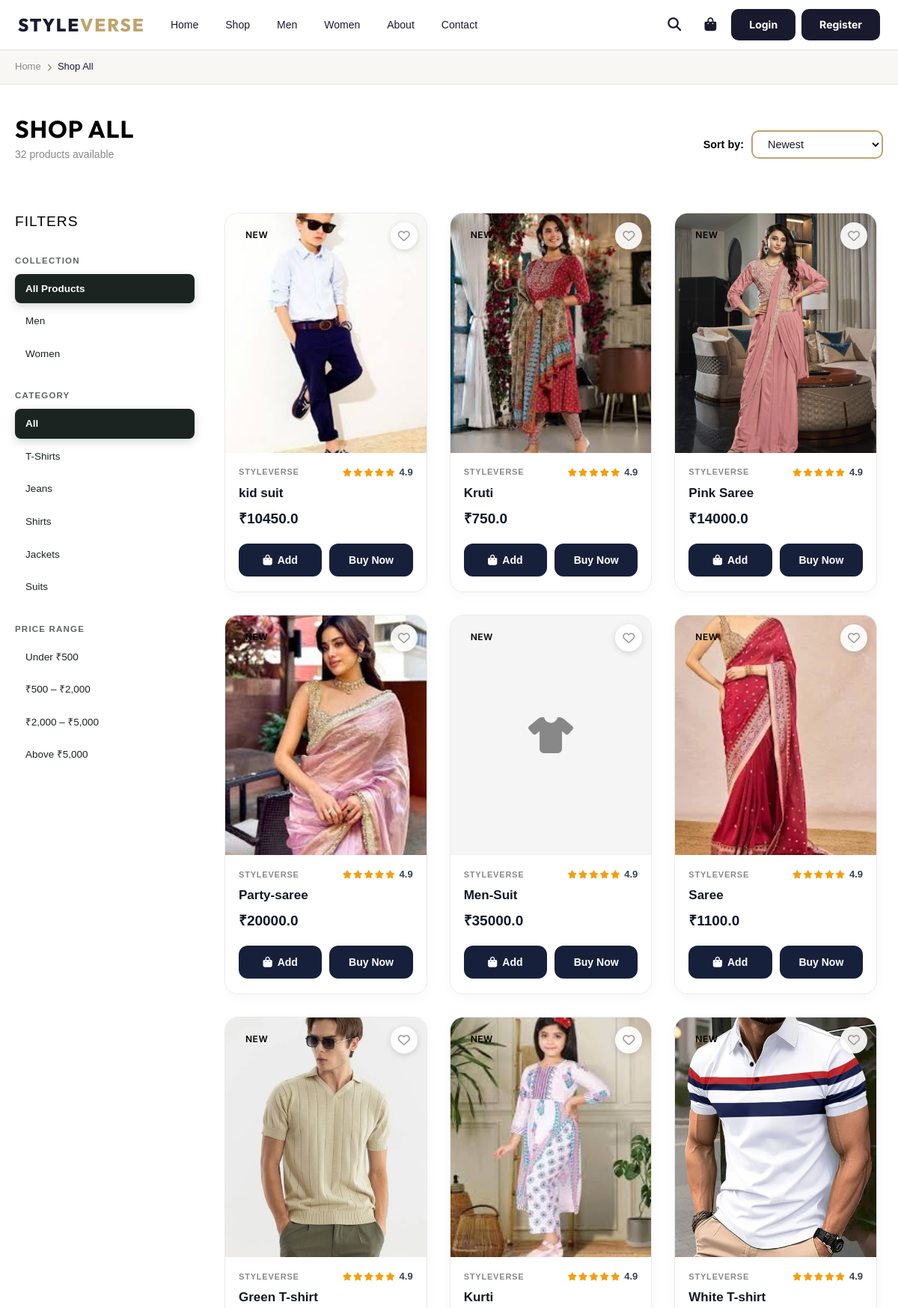
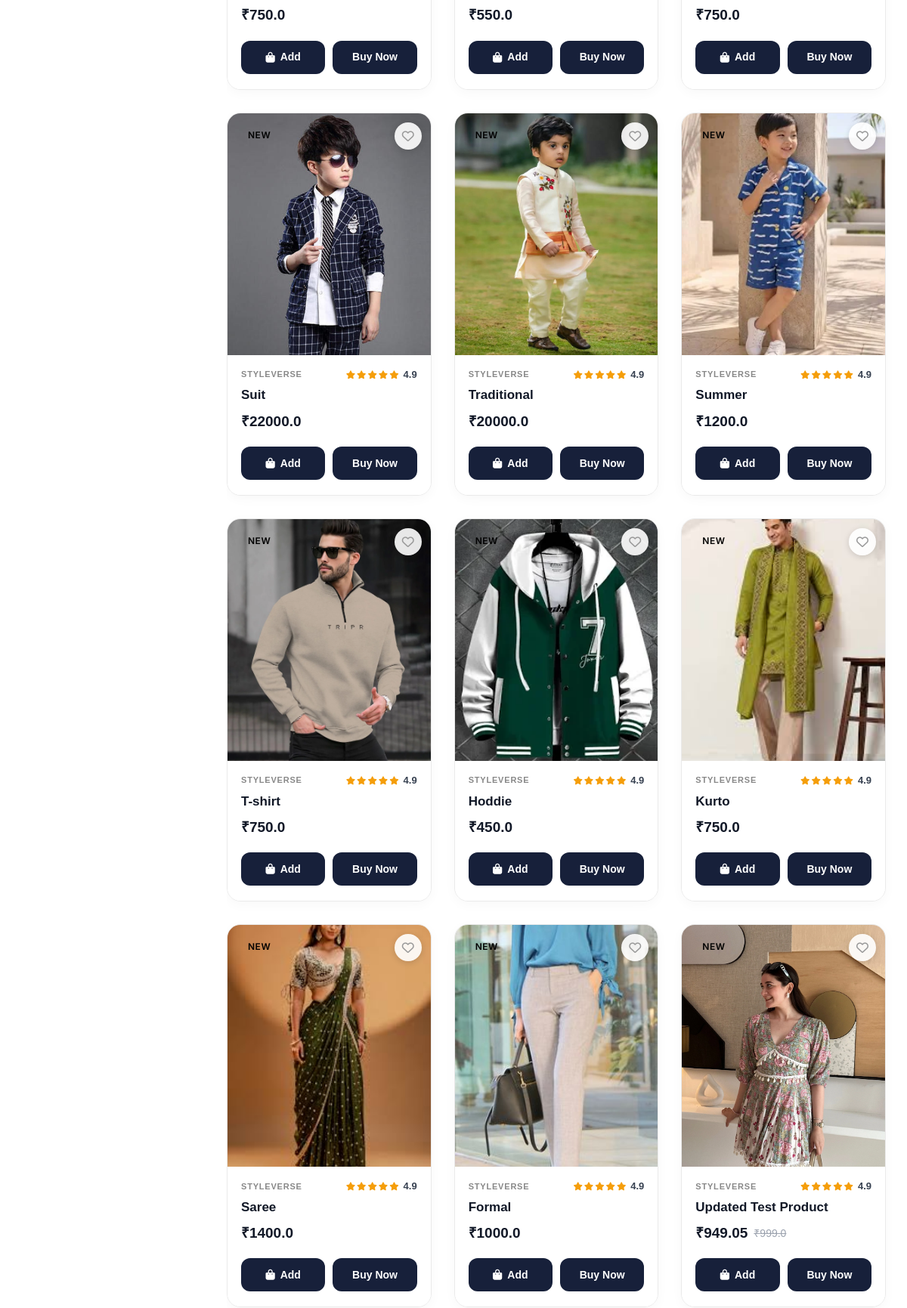
Screenshot of /details/ (upper part) with the database file from the repository (2 pictures, top to bottom).
### shopapp/models.py (models this page shows, shortened)
class Product(models.Model):
    name = models.CharField(max_length=50)
    price = models.FloatField()
    discount = models.FloatField(default=0, help_text='Discount percentage (0-100)')
    stock = models.IntegerField(default=25, help_text='Stock quantity available')
    image = models.ImageField(upload_to='Product')
    created_by = models.ForeignKey(User, on_delete=models.SET_NULL, null=True, blank=True, related_name='added_general_products', help_text='Sub-Admin who added this product')
    def get_discounted_price(self):
        if self.discount > 0:
            return round(self.price * (1 - self.discount / 100), 2)
        return self.price
    @property
    def image_url(self):
        try:
            if not self.image:
                return ''
            full_path = os.path.join(settings.MEDIA_ROOT, str(self.image))
            if not os.path.exists(full_path):
                return ''
            return self.image.url
        except (ValueError, AttributeError):
            return ''
    @property
    def model_name(self):
        return 'product'

### shopapp/views.py (the view)
# urls.py: path('details/', views.product_list, name='product_list'),
def product_list(request):
    sort_by = request.GET.get('sort', '-pk')
    allowed = ['-pk', 'pk', 'price', '-price']
    if sort_by not in allowed:
        sort_by = '-pk'
    products = get_all_combined_products(sort_by)
    wishlist_ids = set()
    if request.user.is_authenticated:
        wishlist_ids = set(
            Wishlist.objects.filter(user=request.user).values_list('object_id', flat=True)
        )
    return render(request, 'products/product_list.html', {
        'img': products,
        'wishlist_ids': wishlist_ids,
        'sort_by': sort_by,
    })

### shopapp/context_processors.py (called while the page is built)
def cart_context(request):
    cart = request.session.get('cart', {})
    cart_count = sum(item.get('quantity', 0) for item in cart.values())
    return {'cart_count': cart_count}

def wishlist_context(request):
    wishlist_count = 0
    if request.user.is_authenticated:
        wishlist_count = Wishlist.objects.filter(user=request.user).count()
    return {'wishlist_count': wishlist_count}

def admin_approval_context(request):
    pending_approval_count = 0
    if request.user.is_authenticated and (request.user.is_staff or request.user.is_superuser):
        if request.user.is_superuser:
            pending_approval_count = ProductRequest.objects.filter(status='pending').count()
        else:
            pending_approval_count = ProductRequest.objects.filter(user=request.user, status='pending').count()
    return {'pending_approval_count': pending_approval_count}

### shopapp/models.py (called while the page is built)
    def get_discounted_price(self):
        if self.discount > 0:
            return round(self.price * (1 - self.discount / 100), 2)
        return self.price

    @property
    def image_url(self):
        try:
            if not self.image:
                return ''
            full_path = os.path.join(settings.MEDIA_ROOT, str(self.image))
            if not os.path.exists(full_path):
                return ''
            return self.image.url
        except (ValueError, AttributeError):
            return ''

    @property
    def model_name(self):
        return 'men'

    def get_discounted_price(self):
        if self.discount > 0:
            return round(self.price * (1 - self.discount / 100), 2)
        return self.price

    @property
    def image_url(self):
        try:
            if not self.image:
                return ''
            full_path = os.path.join(settings.MEDIA_ROOT, str(self.image))
            if not os.path.exists(full_path):
                return ''
            return self.image.url
        except (ValueError, AttributeError):
            return ''

    @property
    def model_name(self):
        return 'women'

### shopapp/views.py (called while the page is built)
def get_all_combined_products(sort_by='-pk'):
    p1 = list(Product.objects.all())
    p2 = list(Men.objects.all())
    p3 = list(Women.objects.all())
    all_prods = p1 + p2 + p3
    reverse = sort_by.startswith('-')
    all_prods.sort(key=lambda x: x.pk, reverse=reverse)
    return all_prods

### templates/products/product_list.html (shortened to what this page needs)
{% extends 'base.html' %}
{% load static %}
{% block content %}
<div class="sv-breadcrumb">
  <div class="sv-container">
    <a href="{% url 'index' %}">Home</a>
    <i class="fa fa-chevron-right"></i>
    <span>Shop All</span>
  </div>
</div>
<section class="sv-section">
  <div class="sv-container">
    <div class="sv-shop-header">
      <div>
        <h1 class="sv-page-title" style="margin-bottom:4px;">Shop All</h1>
        <p style="color:var(--sv-muted);font-size:14px;">{{ img|length }} products available</p>
      </div>
      <form method="GET" action="" class="sv-shop-sort">
        <label>Sort by:</label>
        <select name="sort" class="sv-input" onchange="this.form.submit()">
          <option value="-pk" {% if sort_by == "-pk" %}selected{% endif %}>Newest</option>
        </select>
      </form>
    </div>
    <div class="sv-shop-layout">
      <aside class="sv-filters">
        <h3>Filters</h3>
        <div class="sv-filter-group">
          <h4>Collection</h4>
          <a href="{% url 'product_list' %}" class="{% if request.path == '/details/' %}active{% endif %}">All
            Products</a>
          <a href="{% url 'men' %}" class="{% if request.path == '/men/' %}active{% endif %}">Men</a>
          <a href="{% url 'women' %}" class="{% if request.path == '/women/' %}active{% endif %}">Women</a>
        </div>
        <div class="sv-filter-group">
          <h4>Category</h4>
          <a href="#" class="active">All</a>
          <a href="#">T-Shirts</a>
          <a href="#">Jeans</a>
          <a href="#">Shirts</a>
          <a href="#">Jackets</a>
          <a href="#">Suits</a>
        </div>
        <div class="sv-filter-group">
          <h4>Price Range</h4>
          <a href="#">Under ₹500</a>
          <a href="#">₹500 – ₹2,000</a>
          <a href="#">₹2,000 – ₹5,000</a>
          <a href="#">Above ₹5,000</a>
        </div>
      </aside>
      <main>
        {% if img %}
        <div class="sv-product-grid sv-product-grid--shop">
          {% include 'products/product_card.html' with products=img %}
        </div>
        {% endif %}
      </main>
    </div>
  </div>
</section>
{% endblock %}

### templates/products/product_card.html (shortened to what this page needs)
{% load static %}
{% for product in products %}
<div class="sv-product-card">
  <div class="sv-product-img-wrapper">
    {% if product.image_url %}
    <img src="{{ product.image_url }}" alt="{{ product.name }}" class="sv-product-img" loading="lazy" onerror="this.outerHTML='<div class=\'sv-product-card__placeholder\'><i class=\'fa fa-shirt\'></i></div>'">
    {% else %}
    <div class="sv-product-card__placeholder"></div>
    {% endif %}
    <span class="sv-tag-badge">NEW</span>
    <form method="POST" action="{% url 'toggle_wishlist' %}" class="sv-wishlist-form">
      <button type="submit" class="sv-wishlist-btn" title="Add to Wishlist">
        {% if product.pk in wishlist_ids %}
        <i class="fa-solid fa-heart sv-heart--active"></i>
        {% else %}
        <i class="fa-regular fa-heart"></i>
        {% endif %}
      </button>
    </form>
  </div>
  <div class="sv-product-card__info">
    <div class="sv-product-card__meta">
      <span class="sv-product-card__brand">STYLEVERSE</span>
      <div class="sv-product-card__rating">
        <i class="fa-solid fa-star"></i>
        <i class="fa-solid fa-star"></i>
        <i class="fa-solid fa-star"></i>
        <i class="fa-solid fa-star"></i>
        <i class="fa-solid fa-star"></i>
        <span class="sv-rating-num">4.9</span>
      </div>
    </div>
    <a href="{% url 'product_detail' product.pk %}{% if product.model_name %}?type={{ product.model_name }}{% endif %}" class="sv-product-card__name" title="{{ product.name }}">{{ product.name }}</a>
    <div class="sv-product-card__price-row">
      {% if product.discount > 0 %}
      <span class="sv-price">₹{{ product.get_discounted_price }}</span>
      <span class="sv-price--original">₹{{ product.price }}</span>
      {% else %}
      <span class="sv-price">₹{{ product.price }}</span>
      {% endif %}
    </div>
    <div class="sv-card-actions">
      <form method="POST" action="{% url 'cart' %}" class="sv-card-action-form">
        <button type="submit" class="sv-card-btn sv-card-btn--add">
          <i class="fa-solid fa-bag-shopping"></i> Add
        </button>
      </form>
      <a href="{% url 'product_detail' product.pk %}{% if product.model_name %}?type={{ product.model_name }}{% endif %}" class="sv-card-btn sv-card-btn--buy">
        Buy Now
      </a>
    </div>
  </div>
</div>
{% empty %}
<p class="sv-empty">No products found.</p>
{% endfor %}

### static/css/list.css (style rules this page uses)
.sv-product-grid--shop { max-height: none; overflow-y: visible; padding-right: 0; grid-template-columns: repeat(auto-fill, minmax(220px, 1fr)); }
* { box-sizing: border-box; margin: 0; padding: 0; }
body { font-family: 'Montserrat', sans-serif; background-color: var(--sv-body-bg); color: var(--sv-text-dark); }
.sv-container { max-width: 1200px; margin: 0 auto; padding: 0 20px; }
.sv-section { padding: 40px 0; }
.sv-shop-header { display: flex; justify-content: space-between; align-items: center; border-bottom: 1px solid var(--sv-border-color); padding-bottom: 20px; margin-bottom: 30px; }
.sv-shop-header h1 { font-size: 2rem; text-transform: uppercase; letter-spacing: 1px; }
.sv-shop-sort { display: flex; align-items: center; gap: 10px; }
.sv-shop-sort label { font-weight: 600; font-size: 0.9rem; }
.sv-input { padding: 8px 16px; border: 1px solid var(--sv-border-color); background-color: white; font-family: inherit; font-size: 0.9rem; outline: none; }
.sv-shop-layout { display: grid; grid-template-columns: 240px 1fr; gap: 40px; }
.sv-shop-layout { align-items: start; }
.sv-filters h3 { font-size: 1.2rem; text-transform: uppercase; letter-spacing: 1px; margin-bottom: 25px; padding-bottom: 10px; border-bottom: 2px solid var(--sv-text-dark); }
.sv-filter-group { margin-bottom: 30px; }
.sv-filters { position: static; }
.sv-filter-group h4 { font-size: 11.5px; font-weight: 700; text-transform: uppercase; letter-spacing: 1.2px; color: #5B6560; margin-bottom: 10px; }
.sv-filter-group a { display: flex; align-items: center; justify-content: space-between; padding: 9px 14px; font-size: 13.5px; font-weight: 500; color: #1B2420 !important; border-radius: 8px; margin-bottom: 4px; transition: all 0.2s ease; text-decoration: none !important; }
.sv-filter-group a.active { background: #1B2420 !important; color: #FFFFFF !important; font-weight: 600; box-shadow: 0 4px 12px rgba(27, 36, 32, 0.18); }
.sv-product-grid { display: grid; grid-template-columns: repeat(auto-fill, minmax(260px, 1fr)); gap: 30px; }
.sv-product-grid--shop { max-height: calc(132vh - 220px); overflow-y: auto; padding-right: 8px; scrollbar-width: thin; }
.sv-product-card { display: flex; flex-direction: column; height: 100%; }
.sv-product-card { background: var(--sv-card-bg); transition: transform 0.3s ease; }
.sv-product-img-wrapper { position: relative; width: 100%; aspect-ratio: 3 / 4; background-color: #f5f5f5; overflow: hidden; }
.sv-tag-badge { position: absolute; top: 15px; left: 15px; background-color: var(--sv-dark-bg); color: var(--sv-text-light); padding: 4px 12px; font-size: 0.75rem; text-transform: uppercase; font-weight: 600; letter-spacing: 0.5px; }
.sv-wishlist-form { position: absolute; top: 12px; right: 12px; z-index: 10; margin: 0; padding: 0; }
.sv-wishlist-btn { background: rgba(255, 255, 255, 0.9); border: none; border-radius: 50%; width: 36px; height: 36px; display: flex; align-items: center; justify-content: center; cursor: pointer; box-shadow: 0 2px 8px rgba(0, 0, 0, 0.15); transition: transform 0.2s ease, background 0.2s ease, box-shadow 0.2s ease; font-size: 1rem; color: #999; padding: 0; line-height: 1; }
.sv-wishlist-btn .fa-regular.fa-heart { color: #999; transition: color 0.2s ease; }

### rows the page displays
Product: name "kid suit", price "10450.0"
Product: name "Kruti", price "750.0"
Product: name "Pink Saree", price "14000.0"
Product: name "Party-saree", price "20000.0"
Product: name "Men-Suit", price "35000.0"
Product: name "Saree", price "1100.0"
Product: name "Green T-shirt", price "750.0"
Product: name "Kurti", price "550.0"
Product: name "White T-shirt", price "750.0"
Product: name "Suit", price "22000.0"
Product: name "Traditional", price "20000.0"
Product: name "Summer", price "1200.0"
Product: name "T-shirt", price "750.0"
Product: name "Hoddie", price "450.0"
Product: name "Kurto", price "750.0"
Product: name "Saree", price "1400.0"
Product: name "Formal", price "1000.0"
Product: name "Updated Test Product", get_discounted_price "949.05", price "999.0"

### other values shown
{{ img|length }} "32"
